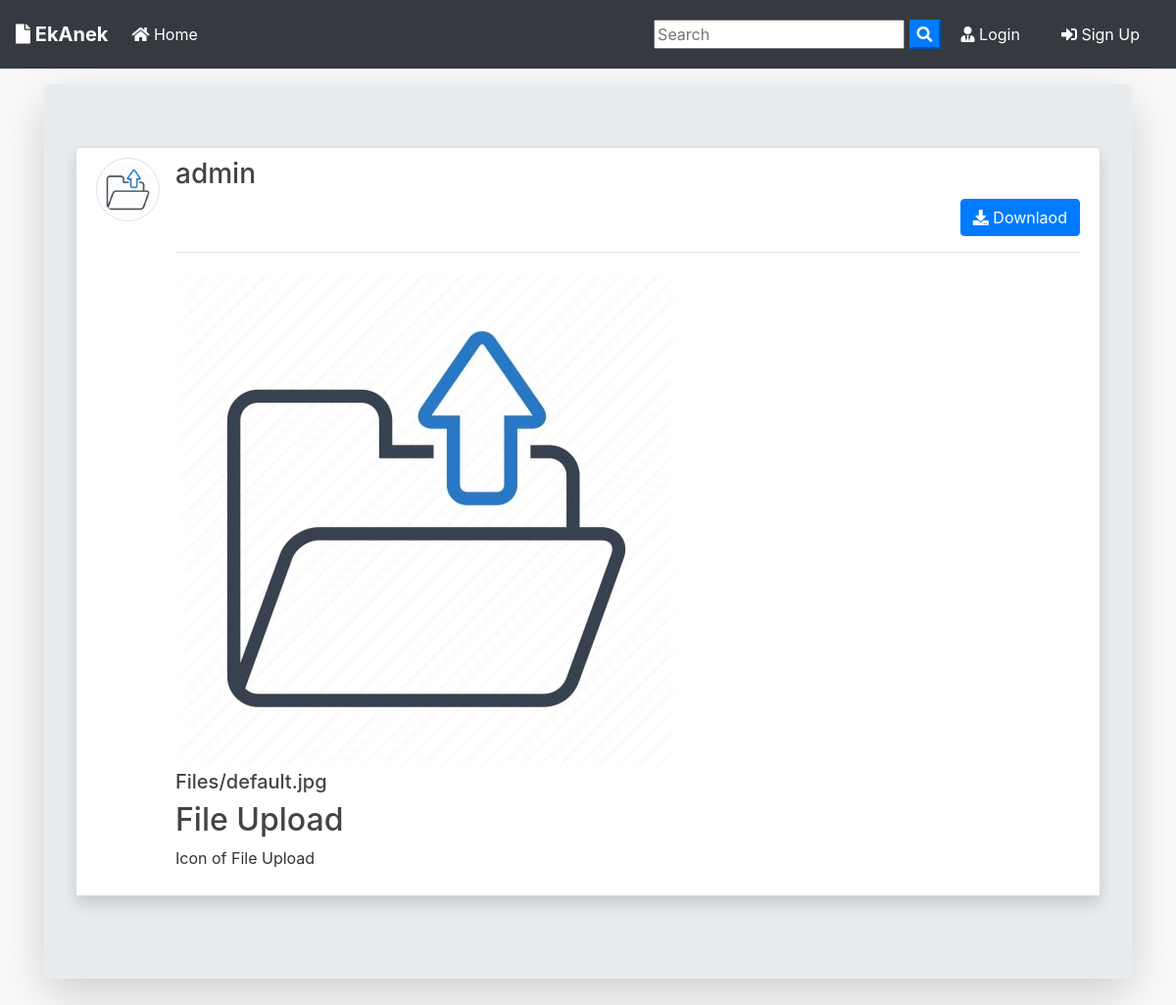
Screenshot of /post/3/ with the database file from the repository.
### blog/models.py (models this page shows, shortened)
class Post(models.Model):
	id = models.BigAutoField(primary_key=True)
	title = models.CharField(max_length=100)
	file = models.FileField(null=True,blank=True,upload_to='Files')
	content = models.TextField()
	date_posted = models.DateTimeField(default=timezone.now)
	author = models.ForeignKey(User, on_delete=models.CASCADE)
	def extension(self):
		name, extension = os.path.splitext(self.file.name)
		return extension

### users/models.py (models this page shows, shortened)
class Profile(models.Model):
    id = models.BigAutoField(primary_key=True)
    user = models.OneToOneField(User, on_delete=models.CASCADE)
    image = models.ImageField(default='default.jpg', upload_to='profile_pics')

### blog/views.py (the view)
# urls.py: path('post/<int:pk>/', PostDetailView.as_view(), name='post-detail'),
class PostDetailView(DetailView):
    model = Post
    template_name = 'blog/post_detail.html'

### blog/templates/blog/post_detail.html (shortened to what this page needs)
{% extends "blog/base.html" %}
{% block content %}
<div class="jumbotron mt-3 shadow-lg">
<article class="media content-section shadow ">
   <a href="{{ object.author.profile.image.url }} " target="_blank"> <img src="{{ object.author.profile.image.url }}  " alt="" class="article-img rounded-circle img-thumbnail img-fluid">
   </a>
    <div class="media-body">
      <div class="">
        <div class="d-flex justify-content-between">
        <a class="mr-2 mt-0 mb-0  text-dark" href="{% url 'user-posts' object.author.username  %}"><h3>{{ object.author }}</h3></a>
        </div>
        {% if object.author != user %}
          <div class="form-group mt-0 pt-0 d-flex justify-content-end">
            <a href="{{ object.file.url }}" download class="btn btn-primary flex-last" type="submit"><i class="fas fa-download"></i> Downlaod</a>
          </div>
        {% endif %}
        <hr>
      </div>
      <div>
        {% if object.file %}
          {% if object.extension == '.jpg' or object.extension == 'jpeg' or object.extension == 'png' %}
            <a href="{{ object.file.url }}"  download ><img src="{{ object.file.url }}" alt="" class="img-fluid "></a>
            <a href="{{ object.file.url }}"  download class="text-dark"><h5>{{ object.file }}</h5></a>
          {% else %}
            <a href="{{ object.file.url }}"  download class="text-dark"><h5>{{ object.file }}</h5></a>
          {% endif %}
        {% endif %}
      </div>
      <h2>{{ object.title }}</h2>
      <p class="article-content">{{ object.content }}</p>
    </div>
  </article>
{% endblock content %}

### blog/static/blog/main.css (style rules this page uses)
body { background: #fafafa; color: #333333; margin-top: 0; }
h1, h2, h3, h4, h5, h6 { color: #444444; }
.content-section { background: #ffffff; padding: 10px 20px; border: 1px solid #dddddd; border-radius: 3px; margin-bottom: 20px; }
.article-content { white-space: pre-line; }
.article-img { height: 65px; width: 65px; margin-right: 16px; }

### rows the page displays
Post: author.profile.image (placeholder picture), author "admin", file (placeholder picture), file "Files/default.jpg", title "File Upload", content "Icon of File Upload"
